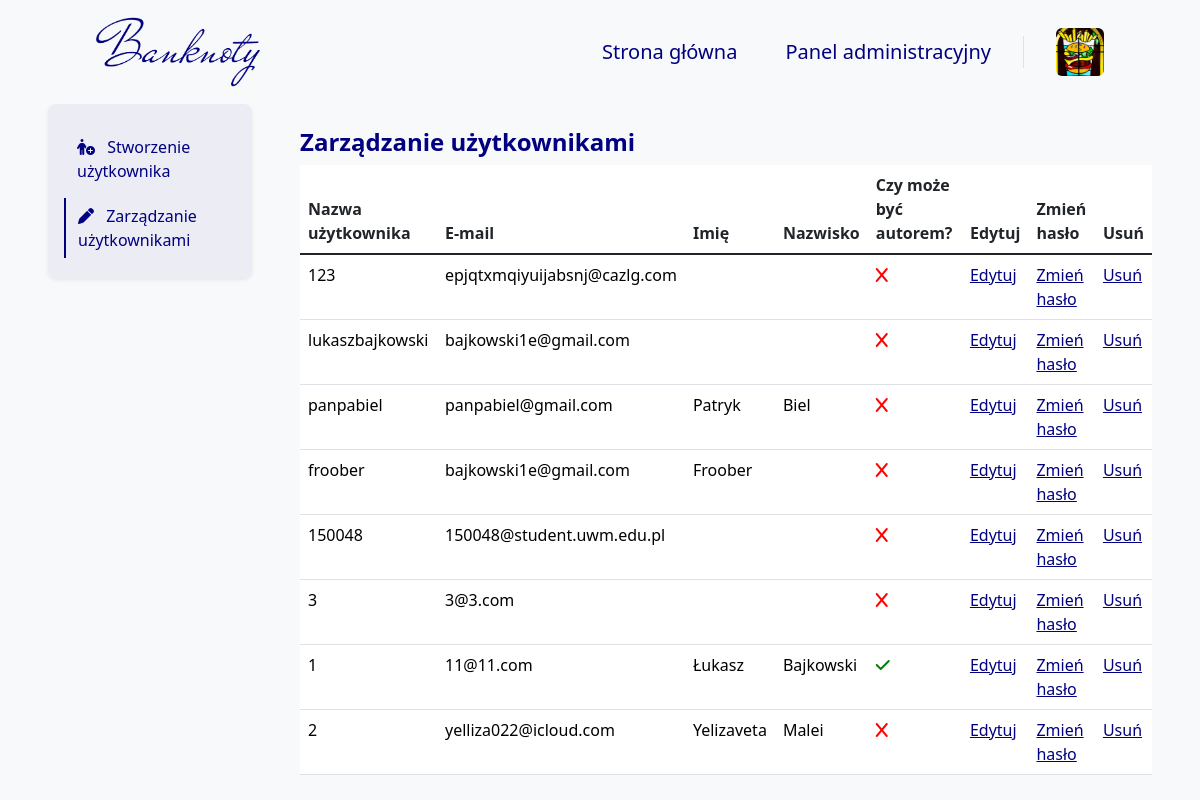
Screenshot of /users/AdminPanel/ (signed in) with the database file from the repository.
### blog/models.py (models this page shows, shortened)
class Author(models.Model):
    user = models.OneToOneField(User, on_delete=models.CASCADE, verbose_name="Użytkownik")
    bio = models.TextField(
        validators=[validate_bio],
        verbose_name="O autorze", help_text="Krótka informacja o autorze, maksymalnie 512 znaków.")
    profile_pic = models.ImageField(
        null=False, blank=False,
        upload_to="images/profile/",
        verbose_name="Zdjęcie profilowe")
    author_quote = models.TextField(null=False,
                                    blank=False,
                                    validators=[validate_author_quote],
                                    verbose_name='Cytat autora',
                                    help_text="Krótkie motto autora, maksymalnie 128 znaków.")
    author_function = models.TextField(null=False,
                                       blank=False,
                                       validators=[validate_author_function],
                                       verbose_name='Stanowisko autora',
                                       help_text="Nazwa funkcji jaką pełni autor.")
    author_url = models.URLField(null=True, blank=True, verbose_name="URL do strony użytkowanika")
    pinterest_url = models.URLField(
        validators=[validate_pinterest],
        null=True, blank=True, verbose_name="URL do Pinteresta")
    facebook_url = models.URLField(
        validators=[validate_facebook],
        null=True, blank=True, verbose_name="URL do Facebooka")
    twitter_url = models.URLField(
        validators=[validate_twitter],
        null=True, blank=True, verbose_name="URL do Twittera")
    instagram_url = models.URLField(
        validators=[validate_instagram],
        null=True, blank=True, verbose_name="URL do Instagrama")
    def is_profile_pic(self):
        if self.profile_pic:
            return True
        else:
            return False
    is_profile_pic.boolean = True
    is_profile_pic.short_description = 'Profile picture'
    def is_author_url(self):
        if self.author_url:
            return True
        else:
            return False
    is_author_url.boolean = True
    is_author_url.short_description = 'Author page'
    def is_pinterest_url(self):
        if self.pinterest_url:
            return True
        else:
            return False
    is_pinterest_url.boolean = True
    is_pinterest_url.short_description = 'Pinterest page'
    def is_twitter_url(self):
        if self.twitter_url:
            return True
        else:
            return False
    is_twitter_url.boolean = True
    is_twitter_url.short_description = 'Twitter page'
    def is_facebook_url(self):
        if self.facebook_url:
            return True
        else:
            return False
    is_facebook_url.boolean = True
    is_facebook_url.short_description = 'Facebook page'
    def is_instagram_url(self):
        if self.instagram_url:
            return True
        else:
            return False
    is_instagram_url.boolean = True
    is_instagram_url.short_description = 'Instagram page'

class User(models.Model):
    GENDER_CHOICES = (
        ('M', 'Mężczyzna'),
        ('K', 'Kobieta'),
        ('I', 'Inna'),
    )
    user = models.OneToOneField(
        User,
        on_delete=models.CASCADE,
        verbose_name="Użytkownik")
    bio = models.TextField(
        null=False,
        blank=True,
        validators=[validate_bio],
        verbose_name="Bio",
        help_text="Krótka informacja o użytkowniku, maksymalnie 512 znaków.")
    profile_pic = models.ImageField(
        null=False,
        blank=False,
        default="images/profile/1.png",
        upload_to="images/user/",
        verbose_name="Zdjęcie profilowe")
    phone_number = PhoneNumberField(
        region='PL',
        null=True,
        blank=True,
        unique=True,
        verbose_name="Numer telefonu")
    gender = models.CharField(
        choices=GENDER_CHOICES,
        null=False,
        blank=False,
        default='Mężczyzna',
        verbose_name="Płeć",
        max_length=6)
    newsletter = models.BooleanField(
        default=False,
        verbose_name="Biuletyn")
    miss_news = models.BooleanField(
        default=False,
        verbose_name="Pominięte artykuły")
    meetups_news = models.BooleanField(
        default=True,
        verbose_name="Spotkania i wydarzenia")
    opportunities_news = models.BooleanField(
        default=False,
        verbose_name="Okazje z rynku aukcyjnego")
    company_news = models.BooleanField(
        default=True,
        verbose_name="Wiadomości od Banknoty")
    replay_news = models.BooleanField(
        default=False,
        verbose_name="Shot wydzarzeń na Banknoty")
    development_news = models.BooleanField(
        default=False,
        verbose_name="Informacje o rozwoju i zmianach na Banknoty")
    opened_posts = models.ManyToManyField(
        Blog,
        blank=True,
        related_name='opened_by_users',
        verbose_name="Otwarte posty"
    )
    can_be_author = models.BooleanField(
        default=False,
        verbose_name="Czy może być autorem",
        help_text='Czy wniosek na autora został rozpatrzony pozytywnie.')
    def __init__(self, *args, temp=65, **kwargs):
        self.temp = temp
        return super().__init__(*args, **kwargs)
    def is_profile_pic(self):
        if self.profile_pic == "images/profile/1.png":
            return False
        else:
            return True
    is_profile_pic.boolean = True
    is_profile_pic.short_description = 'Zdjęcie profilowe'
    def is_bio(self):
        if self.bio:
            return True
        else:
            return False
    is_bio.boolean = True
    is_bio.short_description = 'Bio'
    def is_phone_number(self):
        if self.phone_number:
            return True
        else:
            return False
    is_phone_number.boolean = True
    is_phone_number.short_description = 'Phone number'
    def is_newsletter(self):
        if self.newsletter:
            return True
        else:
            return False
    is_newsletter.boolean = True
    is_newsletter.short_description = 'Newsletter'

### blog/views_admin/accounts/user/user_views.py (the view)
# urls.py: path('users/AdminPanel/', users_manage_admin_panel_view, name='users_admin_panel'),
@superuser_required
def users_manage_admin_panel_view(request):
    users = DjangoUser.objects.select_related('user').all()\
        .order_by('-user__id')
    context = get_paginated_context(request, users, 10)
    return render(
        request,
        'AdminTemplates/Accounts/User/UserManageAdmin.html',
        context
    )

### blog/views.py (called while the page is built)
def get_paginated_context(request, queryset, items_per_page=10):
    paginator = Paginator(queryset, items_per_page)
    page_number = request.GET.get('page')
    page_obj = paginator.get_page(page_number)
    context = {
        'page_obj': page_obj,
    }
    return context

### templates/AdminTemplates/Accounts/User/UserManageAdmin.html (shortened to what this page needs)
{% extends 'base.html' %}
{% load static %}
{% block navbar %}
    {% include 'Navbar/NavbarAdmin.html' %}
{% endblock %}
{% block content %}
    <div class="container-fluid">
    <div class="row">
        <div class="col-12 col-lg-3 px-5 px-lg-5 mx-auto bg-body-tertiary">
            {% include 'AdminTemplates/Accounts/User/Elements/Navigation.html' %}
        </div>
        <div class="col-12 col-lg-9 px-5 px-lg-0 pe-lg-5 pt-4 pt-lg-3 mx-auto bg-body-tertiary mt-2">
            <h4 class="mb-0 pb-2 fw-bold text-navy">
                Zarządzanie użytkownikami
            </h4>
            <div class="table-responsive">
                {% include 'AdminTemplates/Accounts/User/Elements/Table/User.html' %}
            </div>
        </div>
    </div>
{% endblock %}

### templates/Navbar/Elements/DropdownUserSmallScreen.html
<a class="ms-4 nav-user" role="button" data-bs-toggle="dropdown" data-bs-auto-close="outside"
   aria-expanded="false">
    {% if user.author %}
        <img class="card-photo rounded nav-user-img" src="{{ user.author.profile_pic.url }}" alt="">
    {% else %}
        <img class="card-photo rounded nav-user-img" src="{{ user.user.profile_pic.url }}" alt="">
    {% endif %}
</a>

### templates/AdminTemplates/Accounts/User/Elements/Table/User.html
<table class="table table-hover">
    <thead>
    <tr>
        <th scope="col">Nazwa użytkownika</th>
        <th scope="col">E-mail</th>
        <th scope="col">Imię</th>
        <th scope="col">Nazwisko</th>
        <th scope="col">Czy może być autorem?</th>
        <th scope="col">Edytuj</th>
        <th scope="col">Zmień hasło</th>
        <th scope="col">Usuń</th>
    </tr>
    </thead>
    <tbody class="table-group-divider">
    {% for user in page_obj %}
        <tr>
            <td>
                <a class="admin_panel_link" href="{% url 'users_detail_admin_panel' user.pk %}">
                    {{ user.user.username }}
                </a>
            </td>
            <td>
                <a class="admin_panel_link" href="{% url 'users_detail_admin_panel' user.pk %}">
                    {{ user.user.email }}
                </a>
            </td>
            <td>
                <a class="admin_panel_link" href="{% url 'users_detail_admin_panel' user.pk %}">
                    {{ user.user.first_name }}
                </a>
            </td>
            <td>
                <a class="admin_panel_link" href="{% url 'users_detail_admin_panel' user.pk %}">
                    {{ user.user.last_name }}
                </a>
            </td>
            <td>
                <a class="admin_panel_link" href="{% url 'users_detail_admin_panel' user.pk %}">
                    {% if user.can_be_author %}
                        <i class="fa-solid fa-check"></i>
                    {% else %}
                        <i class="fa-solid fa-x"></i>
                    {% endif %}
                </a>
            </td>
            <td>
                <a class="admin_panel_edit_link" href="{% url 'users_edit_admin_panel' user.pk %}">
                    Edytuj
                </a>
            </td>
            <td>
                <a class="admin_panel_edit_link"
                   href="{% url 'users_edit_password_admin_panel' user.pk %}">
                    Zmień hasło
                </a>
            </td>
            <td>
                <a class="admin_panel_edit_link"
                   href="{% url 'users_delete_admin_panel' user.pk %}">
                    Usuń
                </a>
            </td>
        </tr>
    {% endfor %}
    </tbody>
</table>
</div>

### blog/static/css/style.css (style rules this page uses)
.card-photo { aspect-ratio: 1/1 !important; width: 100%; max-height: 400px; object-fit: cover; object-position: center; }
::placeholder { color: navy !important; opacity: 1; }
.fa-x { min-width: 16px; min-height: 16px; color: red; transition: color 0.5s ease; }
.fa-check { min-width: 16px; min-height: 16px; color: green; }
.admin_panel_link:link { text-decoration: none !important; color: black; }
.admin_panel_edit_link { color: navy; }

### blog/static/css/Authors.css (style rules this page uses)
.text-navy { color: navy; }

### blog/static/css/Author.css (style rules this page uses)
.text-navy { color: navy; }

### blog/static/css/Navbar.css (style rules this page uses)
.nav-user { line-height: 32px; }
.nav-user-img { height: 48px; width: 48px; }

### rows the page displays
User: user.username "123", user.email "epjqtxmqiyuijabsnj@cazlg.com", can_be_author False (drawn)
User: user.username "lukaszbajkowski", user.email "bajkowski1e@gmail.com", can_be_author False (drawn)
User: user.username "panpabiel", user.email "panpabiel@gmail.com", user.first_name "Patryk", user.last_name "Biel", can_be_author False (drawn)
User: user.username "froober", user.email "bajkowski1e@gmail.com", user.first_name "Froober", can_be_author False (drawn)
User: user.username "150048", user.email "150048@student.uwm.edu.pl", can_be_author False (drawn)
User: user.username "3", user.email "3@3.com", can_be_author False (drawn)
User: user.username "1", user.email "11@11.com", user.first_name "Łukasz", user.last_name "Bajkowski", can_be_author True (drawn)
User: user.username "2", user.email "yelliza022@icloud.com", user.first_name "Yelizaveta", user.last_name "Malei", can_be_author False (drawn)
